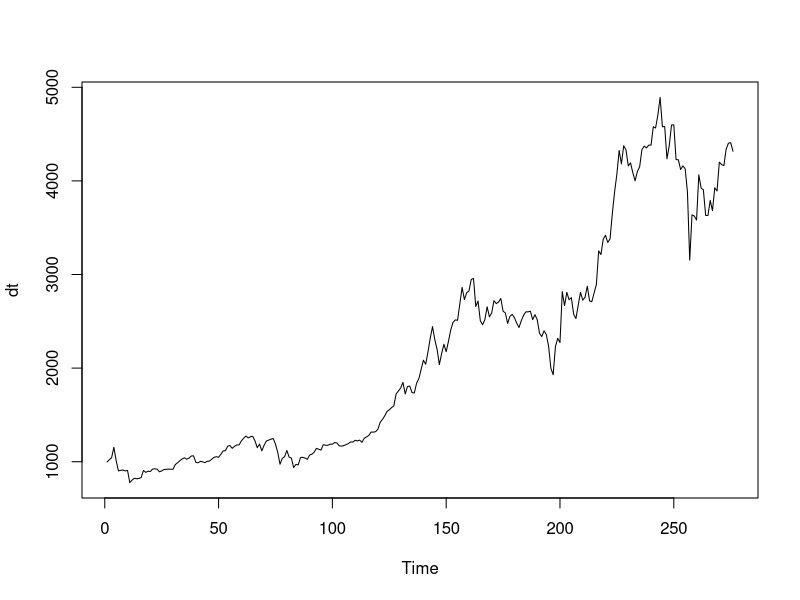
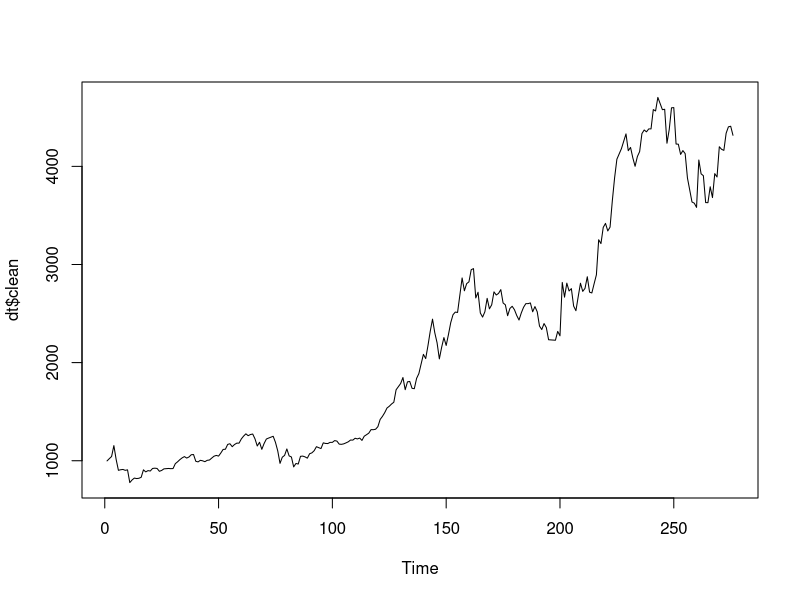
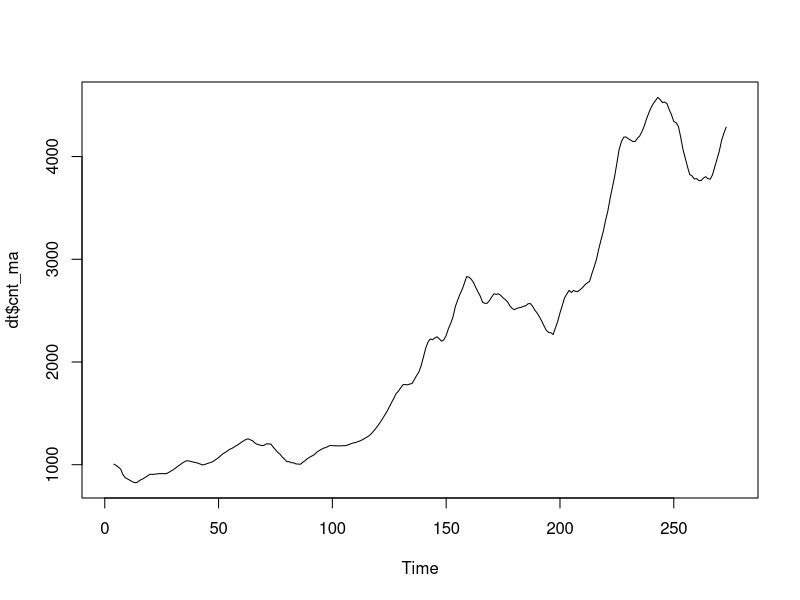

The R source for these figures, in order: (Note: this script raises an error after producing the figures.)
library(lubridate)
library(xts)
library('ggplot2')
library('forecast')
library('tseries')

setwd("/media/shashank/New Volume/Sem/DataAnalysis/Project/cryptocurrencypricehistory")

btc <- read.csv("bitcoin_price.csv")
btc$Date <- as.Date(btc$Date, format="%B %d, %Y")
df <- btc[,c("Date","Close")]
df$Close <- as.integer(df$Close)
df <- df[year(df$Date)>2016,]


# reverse the dataset
df<-df[dim(df)[1]:1,]

#df <- xts(df[,-1], order.by = df$Date)
#plot(df, x = time(df), ylab="usd")

dt <- ts(df[,"Close"])
plot(dt)

dt$clean = tsclean(dt)
plot(dt$clean)

dt$cnt_ma = ma(dt$clean, order=7) # using the clean count with no outliers
dt$cnt_ma30 = ma(dt$clean, order=30)

plot(dt$cnt_ma)

adf.test(na.approx(diff(log(df))), alternative="stationary", k=0)

acf(df)
acf(log(df))
acf(na.approx(diff(log(df))),na.action = na.pass)

auto.arima(dt$clean)
(fit <- arima(log(dt$clean), order= c(3, 2, 2)))
pred <- predict(fit, n.ahead = 100)
ts.plot(as.ts(dt$clean),2.718^pred$pred, log = "y", lty = c(1,3))